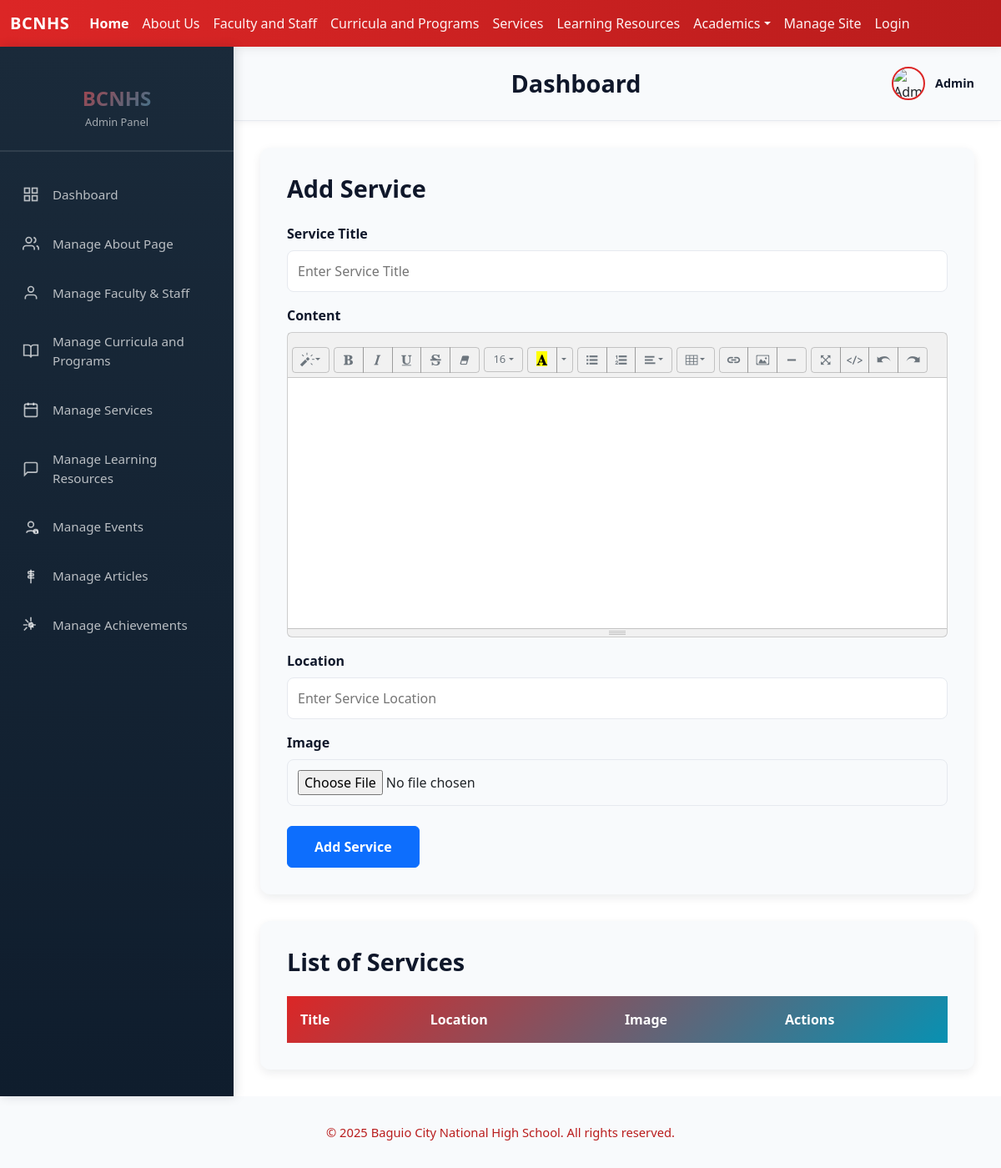
The page /admin/services.php on the database as committed earlier.
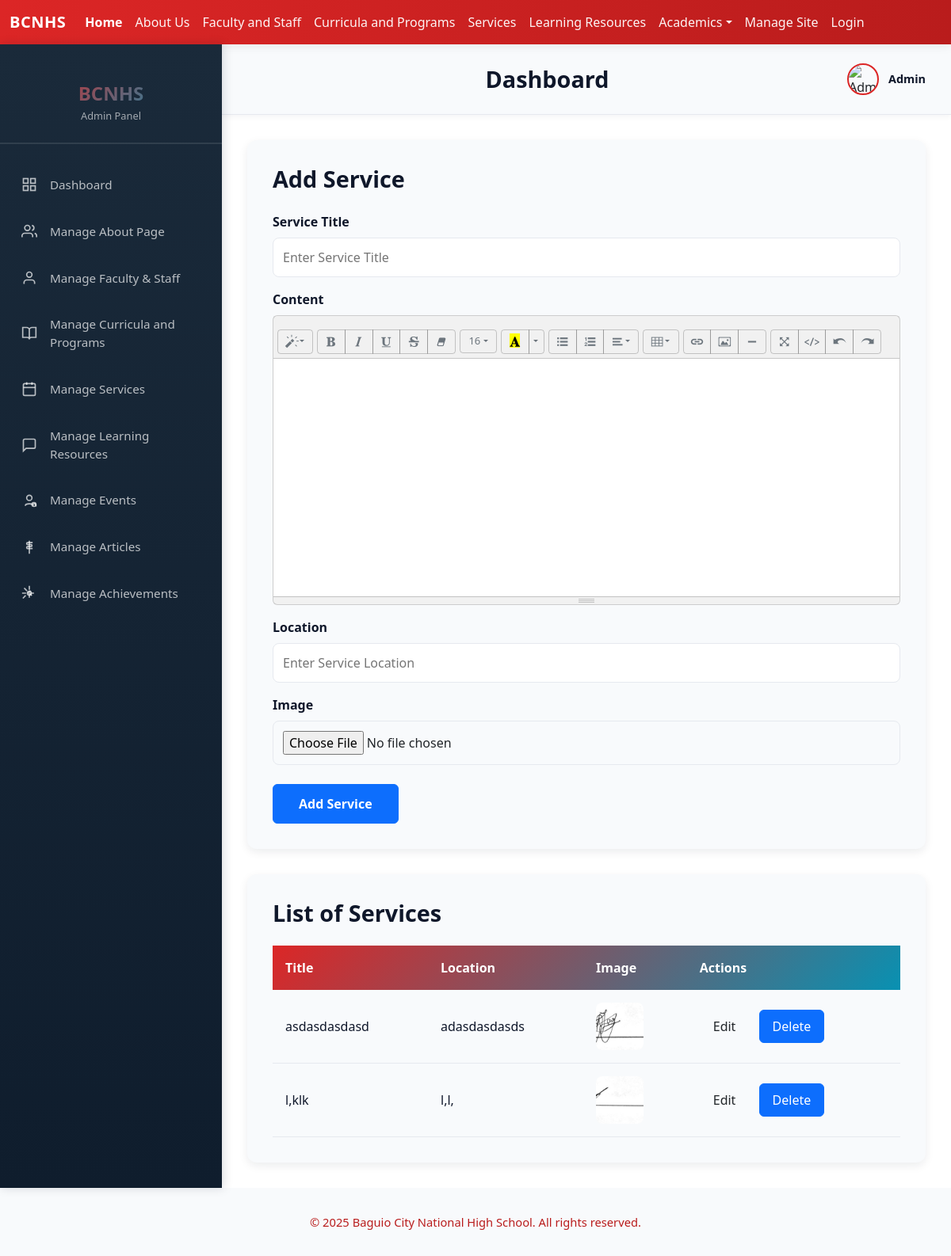
The same page on the database as committed later.
### tables this page shows
CREATE TABLE `services` (
  `id` int(11) NOT NULL,
  `title` text NOT NULL,
  `content` text NOT NULL,
  `location` text NOT NULL,
  `imgPath` text NOT NULL
);

### functions/functions.php (called while the page is built, shortened)
<?php
class Database {
    private $pdo;
    public function __construct() {
        $host = 'localhost';
        $user = 'root';
        $pass = '';
        $dbname = 'bcnhs';
        $charset = 'utf8mb4';
        try {
            $dsn = "mysql:host=$host;dbname=$dbname;charset=$charset";
            $options = [
                PDO::ATTR_ERRMODE            => PDO::ERRMODE_EXCEPTION,
                PDO::ATTR_DEFAULT_FETCH_MODE => PDO::FETCH_ASSOC,
                PDO::ATTR_EMULATE_PREPARES   => false,
            ];
            $this->pdo = new PDO($dsn, $user, $pass, $options);
        } catch (PDOException $e) {
            die("connection failed: " . $e->getMessage());
        }
    }
    public function getPDO() {
        return $this->pdo;
    }
}
class ServicesModule {
    private $pdo;
    public function __construct() {
        $db = new Database();
        $this->pdo = $db->getPDO();
    }
    public function fetchServices() {
        $fetch = $this->pdo->query("SELECT * FROM services");
        return $fetch->fetchAll();
    }
}
?>

### admin/services.php (the view, shortened to what the changed rows need)
<?php
include('../functions/functions.php');
$servicesModule = new ServicesModule();
$services = $servicesModule->fetchServices();
?>
<!DOCTYPE html>
<html lang="en">
<head>
    <link href="../node_modules/bootstrap/dist/css/bootstrap.min.css" rel="stylesheet">
    <link href="../css/style.css" rel="stylesheet">
    <?php include('../includes/summernote.php'); ?>
</head>
<body>
    <div class="admin-body">
        <main class="admin-main">
            <div class="admin-topbar">
                <div class="topbar-left">
                    <h1 class="page-title">Dashboard</h1>
                </div>
            </div>
            <div class="admin-content">
                <div style="background: var(--color-surface); border-radius: 12px; padding: 2rem; box-shadow: 0 4px 12px rgba(12, 22, 43, 0.08); margin-bottom: 2rem;">
                    <h2 style="font-size: 1.8rem; font-weight: 700; color: var(--color-text); margin-bottom: 1.5rem;">Add Service</h2>
                </div>
                <div style="background: var(--color-surface); border-radius: 12px; padding: 2rem; box-shadow: 0 4px 12px rgba(12, 22, 43, 0.08);">
                    <h2 style="font-size: 1.8rem; font-weight: 700; color: var(--color-text); margin-bottom: 1.5rem;">List of Services</h2>
                    <table style="width: 100%; border-collapse: collapse;">
                        <thead style="background: linear-gradient(135deg, var(--color-primary), var(--color-secondary)); color: white;">
                            <tr>
                                <th style="padding: 1rem; text-align: left; font-weight: 600; border: none;">Title</th>
                                <th style="padding: 1rem; text-align: left; font-weight: 600; border: none;">Location</th>
                                <th style="padding: 1rem; text-align: left; font-weight: 600; border: none;">Image</th>
                                <th style="padding: 1rem; text-align: left; font-weight: 600; border: none;">Actions</th>
                            </tr>
                        </thead>
                        <tbody>
                            <?php foreach ($services as $service) { ?>
                                <tr style="border-bottom: 1px solid var(--color-border); transition: background 0.3s ease;">
                                    <td style="padding: 1rem; color: var(--color-text);"><?php echo $service['title'] ?></td>
                                    <td style="padding: 1rem; color: var(--color-text);"><?php echo $service['location'] ?></td>
                                    <td style="padding: 1rem;"><img src="../uploads/services/<?php echo $service['imgPath'] ?>" alt="<?php echo $service['title'] ?>" style="width: 60px; height: 60px; border-radius: 8px; object-fit: cover;"></td>
                                    <td style="padding: 1rem;">
                                        <a href="editService.php?id=<?php echo $service['id'] ?>" class="btn btn-tertiary" style="padding: 0.5rem 1rem; margin-right: 0.5rem; border-radius: 6px; text-decoration: none;">Edit</a>
                                        <a href="deleteService.php?id=<?php echo $service['id'] ?>" class="btn btn-primary" onclick="return confirm('Are you sure you want to delete this service?');" style="padding: 0.5rem 1rem; border-radius: 6px; text-decoration: none;">Delete</a>
                                    </td>
                                </tr>
                            <?php } ?>
                        </tbody>
                    </table>
                </div>
            </div>
        </main>
    </div>
</body>
</html>

Rows that differ between the two databases and show on the page:
added services: title "asdasdasdasd", location "adasdasdasds", imgPath (picture)
added services: title "l,klk", location "l,l,", imgPath (picture)
